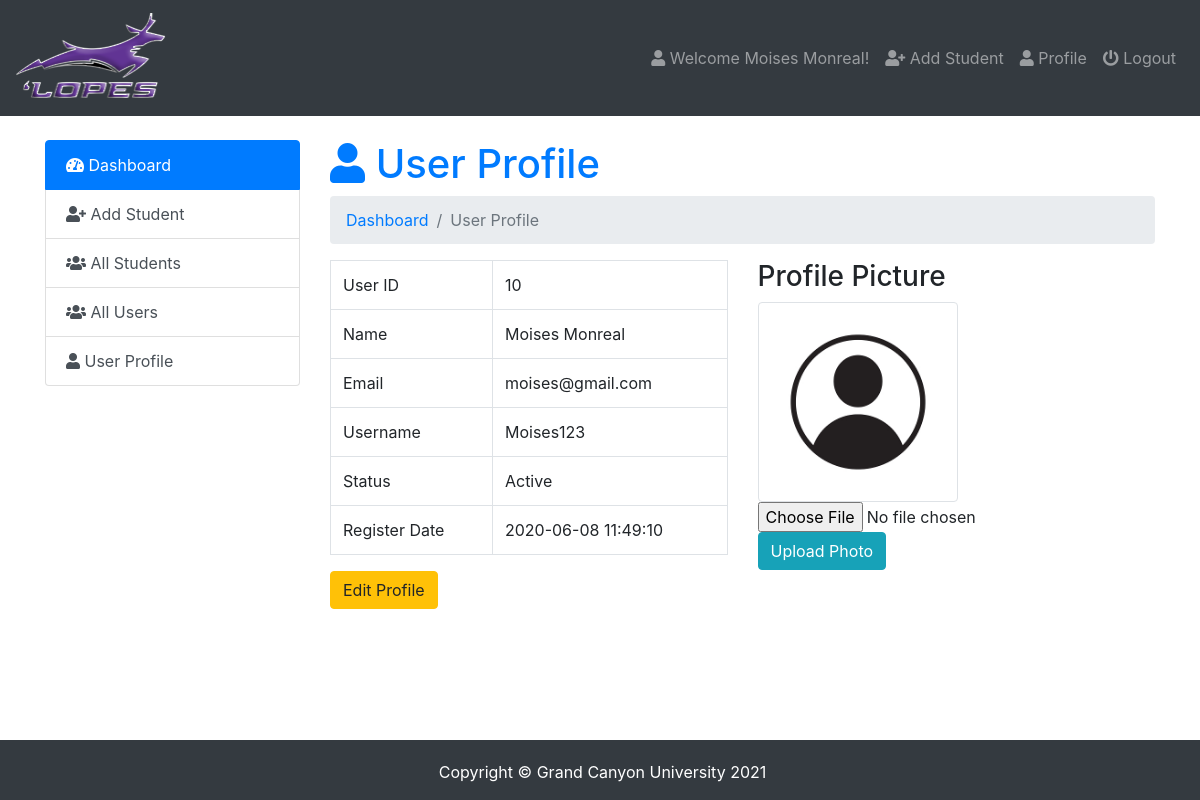
Page /admin/index.php?page=user-profile (signed in) on the committed database.
### tables this page shows
CREATE TABLE `users` (
  `id` int(5) NOT NULL,
  `name` varchar(50) NOT NULL,
  `email` varchar(50) NOT NULL,
  `username` varchar(50) NOT NULL,
  `password` varchar(100) NOT NULL,
  `photo` varchar(50) NOT NULL,
  `status` varchar(12) NOT NULL,
  `datetime` timestamp NOT NULL DEFAULT current_timestamp()
);

### admin/user-profile.php (the view, shortened to what this page needs)
<?php
$user=  $_SESSION['user_login'];
?>
<h1 class="text-primary"><i class="fas fa-user"></i>  User Profile</h1>
<nav aria-label="breadcrumb">
  <ol class="breadcrumb">
     <li class="breadcrumb-item" aria-current="page"><a href="index.php">Dashboard </a></li>
     <li class="breadcrumb-item active" aria-current="page">User Profile</li>
  </ol>
</nav>
<?php
  $query = mysqli_query($db_con, "SELECT * FROM `users` WHERE `username` ='$user';");
  $row = mysqli_fetch_array($query);
 ?>
<div class="row">
  <div class="col-sm-6">
    <table class="table table-bordered">
      <tr>
        <td>User ID</td>
        <td><?php echo $row['id']; ?></td>
      </tr>
      <tr>
        <td>Name</td>
        <td><?php echo ucwords($row['name']); ?></td>
      </tr>
      <tr>
        <td>Email</td>
        <td><?php echo $row['email']; ?></td>
      </tr>
      <tr>
        <td>Username</td>
        <td><?php echo ucwords($row['username']); ?></td>
      </tr>
      <tr>
        <td>Status</td>
        <td><?php echo ucwords($row['status']); ?></td>
      </tr>
      <tr>
        <td>Register Date</td>
        <td><?php echo $row['datetime']; ?></td>
      </tr>
    </table>
    <a class="btn btn-warning pull-right" href="index.php?page=edit-user&id=<?php echo base64_encode($row['id']); ?>">Edit Profile</a>
  </div>
  <div class="col-sm-6">
    <h3>Profile Picture</h3>
    <a href="images/<?php echo $row['photo']; ?>">
      <img class="img-thumbnail" id="imguser" src="images/<?php echo $row['photo']; ?>" width="200px">
    </a>
     ?><br>
    <form method="POST" enctype="multipart/form-data">
      <input type="file" name="userphoto" required="" id="photo"><br>
      <input class="btn btn-info" type="submit" name="upphoto" value="Upload Photo">
    </form>
  </div>
</div>

### admin/index.php (shortened to what this page needs)
<?php require_once 'db_con.php';
?>
<!doctype html>
<html lang="en">
  <head>
    <link rel="stylesheet" href="../css/bootstrap.min.css">
    <link rel="stylesheet" href="../css/dataTables.bootstrap4.min.css">
    <link rel="stylesheet" href="../css/fontawesome.min.css">
    <link rel="stylesheet" href="../css/solid.min.css">
    <link rel="stylesheet" href="https://cdnjs.cloudflare.com/ajax/libs/animate.css/4.0.0/animate.min.css"/>
    <link rel="stylesheet" type="text/css" href="../css/style.css">
  </head>
  <body>
<nav class="navbar navbar-expand-lg navbar-dark bg-dark">
  <a class="navbar-brand" href="index.php"><img src="images/logo.png" alt="gcu logo" width="150" height="90"></a>
  <div class="navbar-collapse collapse justify-content-end" id="navbarSupportedContent">
    <?php $showuser = $_SESSION['user_login']; $haha = mysqli_query($db_con,"SELECT * FROM `users` WHERE `username`='$showuser';"); $showrow=mysqli_fetch_array($haha); ?>
    <ul class="nav navbar-nav ">
      <li class="nav-item"><a class="nav-link" href="index.php?page=user-profile"><i class="fa fa-user"></i> Welcome <?php echo $showrow['name']; ?>!</a></li>
      <li class="nav-item"><a class="nav-link" href="index.php?page=add-student"><i class="fa fa-user-plus"></i> Add Student</a></li>
      <li class="nav-item"><a class="nav-link" href="index.php?page=user-profile"><i class="fa fa-user"></i> Profile</a></li>
      <li class="nav-item"><a class="nav-link" href="logout.php"><i class="fa fa-power-off"></i> Logout</a></li>
    </ul>
  </div>
</nav>
<br>
    <div class="container">
        <div class="row">
          <div class="col-md-3">
            <div class="list-group">
              <a href="index.php?page=dashboard" class="list-group-item list-group-item-action active">
               <i class="fas fa-tachometer-alt"></i> Dashboard
              </a>
              <a href="index.php?page=add-student" class="list-group-item list-group-item-action"><i class="fa fa-user-plus"></i> Add Student</a>
              <a href="index.php?page=all-student" class="list-group-item list-group-item-action"><i class="fa fa-users"></i> All Students</a>
              <a href="index.php?page=all-users" class="list-group-item list-group-item-action"><i class="fa fa-users"></i> All Users</a>
              <a href="index.php?page=user-profile" class="list-group-item list-group-item-action"><i class="fa fa-user"></i> User Profile</a>
            </div>
          </div>
          <div class="col-md-9">
             <div class="content">
                 <?php
                   if (isset($_GET['page'])) {
                    $page = $_GET['page'].'.php';
                    }else{
                      $page = 'dashboard.php';
                    }
                    if (file_exists($page)) {
                      require_once $page;
                    }else{
                      require_once '404.php';
                    }
                  ?>
             </div>
        </div>
        </div>
    </div>
    <footer class="footer">
      <div class="container" style="text-align:center;">
        <p>Copyright &copy; Grand Canyon University <?php echo date('Y') ?></p>
      </div>
    </footer>
  </body>
</html>

### css/style.css (style rules this page uses)
body { margin:0; padding:0; height:100%; margin-bottom: 80px; }
footer { background: #343a40; color:#fff; padding: 20px 0px 5px 5px; position: fixed; bottom: 0px; height: 60px; width: 100%; text-align: center; }
input#photo { width: 260px; }

### rows in the picture
users: name "Moises Monreal", id "10", email "moises@gmail.com", username "Moises123", status "Active", datetime "2020-06-08 11:49:10", photo (picture)
